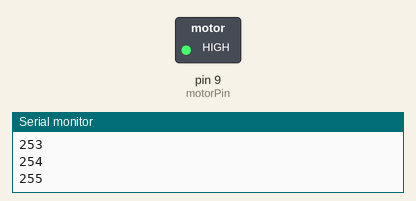
Bench run of a sketch on a simulated Arduino Uno, built with avr-gcc and run on an emulated ATmega328P. Parts: switched loads named in the sketch (green lamp = pin HIGH), the last lines printed to the serial monitor.

Above: at 12.8 s.
At 26.2 s:
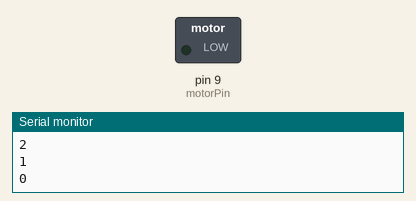
Timing chart, 0 to 40.0 s (numbered marks = the images above):
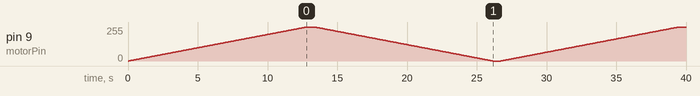

The sketch:

Moteur.ino
```cpp
// C++ code
//
int motorPin = 9 ;
void setup()
{
  pinMode(motorPin, OUTPUT);
  Serial.begin(9600);
}

void loop()
{
  for (int i=0; i<=255 ;i++)
  {
    analogWrite(motorPin,i);
    Serial.println(i);
    delay(50);
  };
  delay(500);
  for (int i=255 ; i>=0 ; i--)
  {
    analogWrite(motorPin,i);
  Serial.println(i);
    delay(50);  };
  delay(500);
}
```
